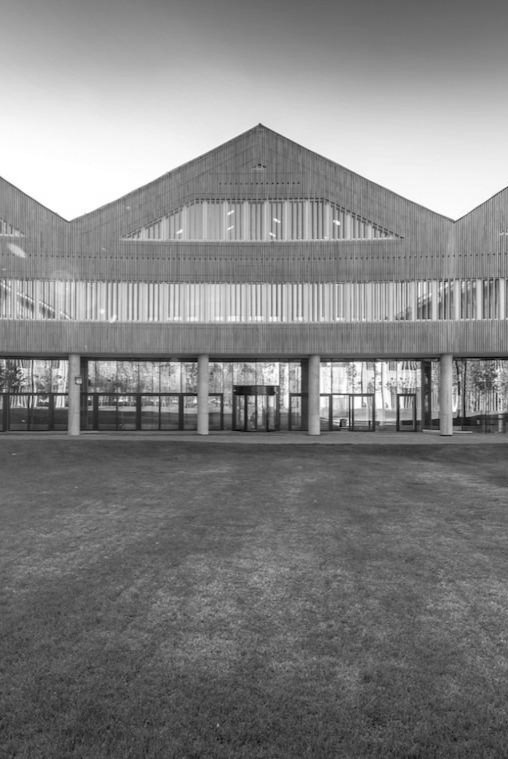
#> input picture seminars/seminar-4/sk_campus_img.jpg, 508 x 759 px
$ jupyter execute --allow-errors seminar-4.ipynb
#> lines starting #> are read from the running program, lines starting #| are printed output that depends on the picture
[cell 1]
import numpy as np
import matplotlib.pyplot as plt
import seaborn as sns
from PIL import Image

## Outline

1. Four Fundamental Subspaces<br>
2. Skeleton decomposition
3. Low-rank Approximation
4. SVD and its Applications<br>
    4.1 Geometric interpretation <br>
    4.2 Image Reconstruction <br>

## Four Fundamental Subspaces

Let
$$A = \begin{bmatrix} 1 & -1 \\ 2 & 1 \\ -1 & 3 \end{bmatrix}$$

1. Find the column space $\text{col}(A)$ and null space $\text{null}(A)$ of $A$.
2. Determine if $\vec{b} = \begin{bmatrix} 1 \\ 2 \\ 3 \end{bmatrix} \in \text{col}(A)$.
3. Determine if $\vec{u} = \begin{bmatrix} 1 \\ 1 \end{bmatrix} \in \text{null}(A)$.

[cell 2]
def swap(matrix, row1, row2):
    """Swap two rows in a matrix."""
    matrix[[row1, row2]] = matrix[[row2, row1]]
    return matrix

def scale(matrix, row, scalar):
    """Multiply all entries in a specified row by a scalar."""
    matrix[row] *= scalar
    return matrix

def replace(matrix, row1, row2, scalar):
    """Replace a row by itself plus a scalar multiple of another row."""
    matrix[row1] += scalar * matrix[row2]
    return matrix

[cell 3]
M = np.array([[1, -1, 0], [2, 1, 0], [-1, 3, 0]], dtype=float)

[cell 4]
M1 = replace(M.copy(), 1, 0, -2)
M2 = replace(M1, 2, 0, 1)
M3 = scale(M2, 1, 1/3)
M4 = replace(M3, 2, 1, -2)

print("Reduced Matrix M4:")
print(M4)

[cell 5]
M_augm = np.array([[1, -1, 1], [2, 1, 2], [-1, 3, 1]], dtype=float)
M

[cell 6]
# Row Reduction Example
M1 = replace(M_augm.copy(), 1, 0, -2)
M2 = replace(M1, 2, 0, 1)
M3 = scale(M2, 1, 1/3)
M4 = replace(M3, 2, 1, -2)
M4

$$A = \begin{bmatrix} 1 & -1 \\ 2 & 1 \\ -1 & 3 \end{bmatrix} \sim
\begin{bmatrix} 1 & -1 \\ 0 & 3 \\ 0 & 2 \end{bmatrix} \sim
\begin{bmatrix} 1 & -1 \\ 0 & 1 \\ 0 & 0 \end{bmatrix} \sim
\begin{bmatrix} 1 & 0 \\ 0 & 1 \\ 0 & 0 \end{bmatrix} $$

$\mathrm{im}(A) = \mathrm{col}(A) = \mathrm{span}\left\{ \begin{bmatrix} 1 \\ 2 \\ -1 \end{bmatrix}, \begin{bmatrix} -1 \\ 1 \\ 3 \end{bmatrix} \right\}$

$\mathrm{im}(A^T) =  \mathrm{col}(A^T) = \mathrm{span}\left\{ \begin{bmatrix} 1 \\ 0 \end{bmatrix}, \begin{bmatrix} 0 \\ 1 \end{bmatrix} \right\}$

$\mathrm{ker}(A) = \mathrm{null}(A) = \{ 0 \}$

$\mathrm{ker}(A^T) = \mathrm{null}(A^T) =  \mathrm{span}\left\{ \begin{bmatrix} 0 \\ 0 \\ 1 \end{bmatrix} \right\}$

## Skeleton decomposition

$$A = \sum_{\alpha = 1}^r U_{\alpha} V_{\alpha}^T$$

##Low-rank Approximation

[cell 7]
img = Image.open('./sk_campus_img.jpg').convert('L')
img_array = np.array(img)
original_shape = img_array.shape
#> original_shape = (759, 508)

plt.figure(figsize=(8, 4))
plt.imshow(img_array, cmap='gray')
plt.title("Original Image")
plt.axis('off')
plt.show()

[cell 8]
U, S, Vt = np.linalg.svd(img_array, full_matrices=False)  # economy SVD
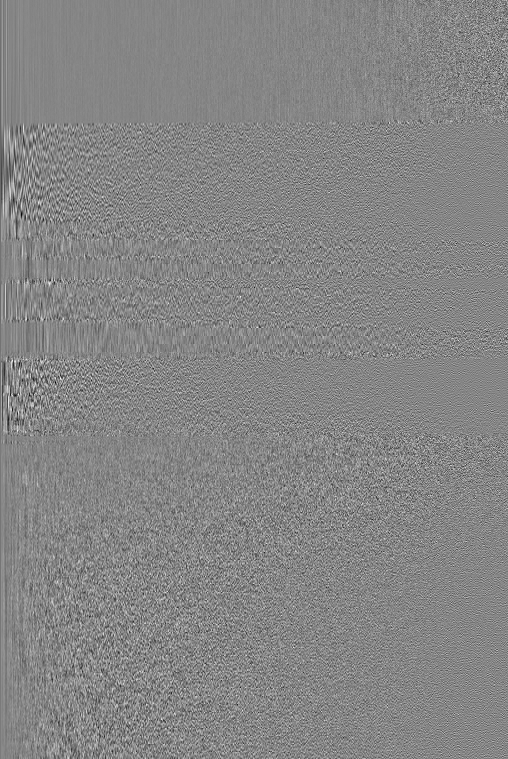
#> U: shape (759, 508) float64; min -0.246, max 0.223, mean -6.75e-05; drawn with min black and max white
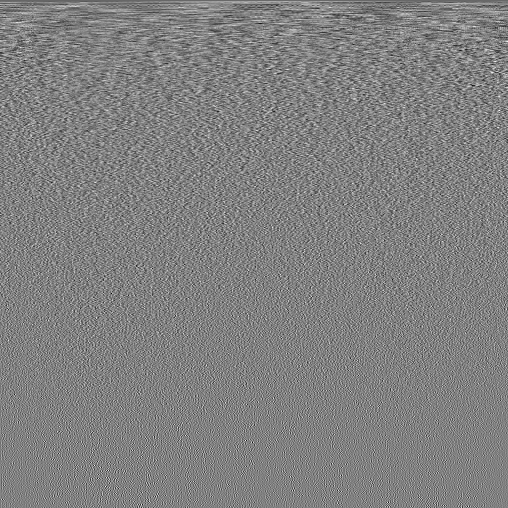
#> Vt: shape (508, 508) float64; min -0.231, max 0.225, mean -8.6e-05; drawn with min black and max white
#> S = 508 values, max 85358 at index 0, min 2.3 at index 507, mean 424.6
U.shape, S.shape, Vt.shape
#> Out = ((759, 508), (508,), (508, 508))

[cell 9]
plt.figure(figsize=(12, 4))

plt.subplot(1, 2, 1)
plt.semilogy(S / S[0])
plt.xlabel(r"$k$")
plt.ylabel(r"$\sigma_k / \sigma_1$")
plt.title(r"$\sigma_k / \sigma_1$")
plt.grid()


cumulative_energy = np.cumsum(S**2) / np.sum(S**2)
#> cumulative_energy = 508 values from 0.965 to 1
plt.subplot(1, 2, 2)
plt.plot(cumulative_energy)
plt.xlabel(r"$k$")
plt.ylabel(r"Cumulative Energy")
plt.title(r"$(\sum_{i=1}^k \sigma_i) / \sum_{i=0}^n \sigma_i)$")
plt.grid()

plt.show()
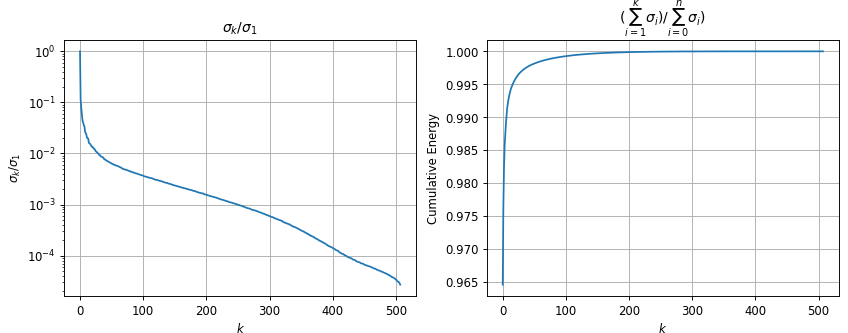
#> figure drawn by matplotlib, 2 panels; panel 1: curve peaks at x = 0, y = 1; panel 2: curve peaks at x = 507, y = 1

[cell 10]
def reconstruct_image(k):
    return (U[:, :k] @ np.diag(S[:k]) @ Vt[:k, :])

[cell 11]
ranks = [5, 20, 50, 100, original_shape[1]]
#> ranks = [5, 20, 50, 100, 508]
plt.figure(figsize=(15, 5))

for i, rank in enumerate(ranks, 1):
    plt.subplot(1, len(ranks), i)
    recon_img = reconstruct_image(rank)
    plt.imshow(recon_img, cmap='gray')
    plt.title(f'Rank {rank}') if rank!= original_shape[1] else plt.title(f'Original Image')
    plt.axis('off')
#> this loop made 5 passes
#> pass 1, `recon_img = reconstruct_image(rank)`:
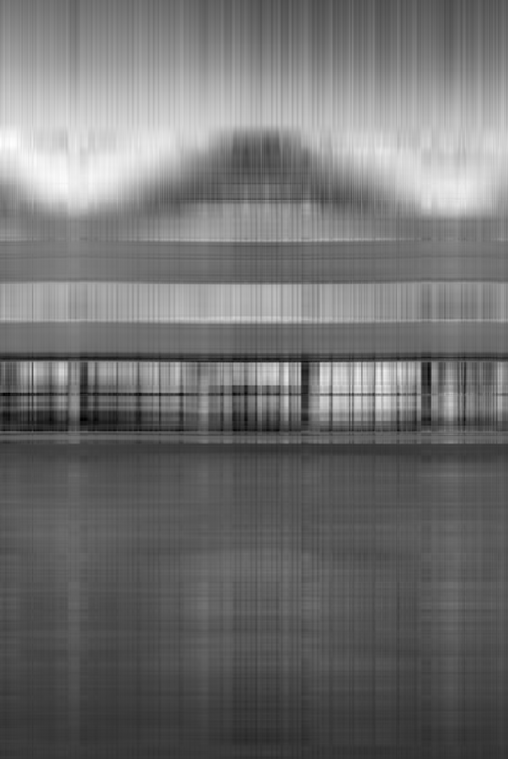
#> recon_img: shape (759, 508) float64; min 6.55, max 285.1, mean 130.1; drawn with min black and max white
#> pass 2, `recon_img = reconstruct_image(rank)`:
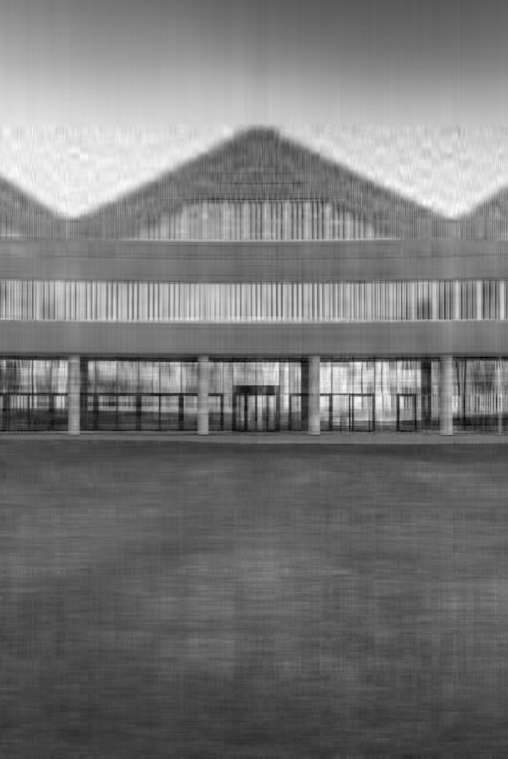
#> recon_img: shape (759, 508) float64; min 0.0851, max 277.4, mean 130.1; drawn with min black and max white

plt.suptitle("Low-Rank Approximations of Image")
plt.show()
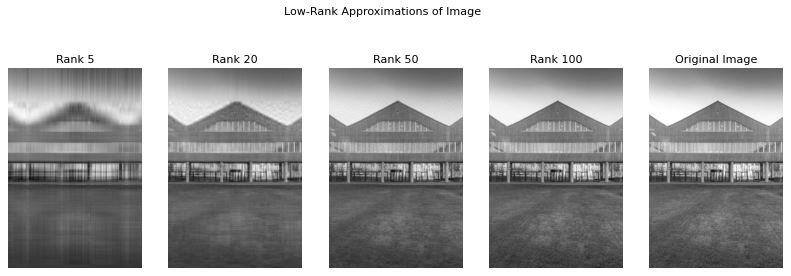
#> figure drawn by matplotlib, 5 panels

## SVD and its Applications

Singular Value Decomposition (SVD) is a versatile tool in numerical linear algebra, implemented in many programming languages, typically relying on the LAPACK (Linear Algebra Package) library written in Fortran for its underlying computations.

### Geometric interpretation

[cell 12]
def plot_transformed_circle_and_vectors(A, plot_singular_vectors=False, singular_values=None, singular_vectors=None,
                                        circle_color='black', vector_colors=['blue', 'deeppink'],
                                        singular_vector_colors=['red', 'green'],
                                        singular_labels=[r'$\sigma_1 u_1$', r'$\sigma_2 u_2$'],
                                        label_offset=0.2, xlim=(-8, 8), ylim=(-8, 8)):
#> called with A = array of shape (2, 2), plot_singular_vectors = False, circle_color = 'black', label_offset = 0.2, xlim = (-1.5, 1.5), ylim = (-1.5, 1.5)
    theta = np.linspace(0, 2 * np.pi, 300)
    unit_circle = np.vstack((np.cos(theta), np.sin(theta)))

    transformed_circle = A @ unit_circle

    plt.plot(transformed_circle[0, :], transformed_circle[1, :], color=circle_color, alpha=0.5)

    e1_transformed = A @ np.array([1, 0])
    e2_transformed = A @ np.array([0, 1])

    for i, vec in enumerate([e1_transformed, e2_transformed]):
        color = vector_colors[i]
        plt.quiver(0, 0, vec[0], vec[1], angles='xy', scale_units='xy', scale=1, color=color)

    if plot_singular_vectors and singular_values is not None and singular_vectors is not None:
        for i, (sigma, vec) in enumerate(zip(singular_values, singular_vectors.T)):
            vec_scaled = sigma * vec
            color = singular_vector_colors[i]
            label = singular_labels[i]
            plt.quiver(0, 0, vec_scaled[0], vec_scaled[1], angles='xy', scale_units='xy', scale=1, color=color)
            plt.text(vec_scaled[0] * (1 + label_offset), vec_scaled[1] * (1 + label_offset), label, color=color, fontsize=12)

    plt.axvline(x=0, color='black', lw=1)
    plt.axhline(y=0, color='black', lw=1)
    plt.xlabel('x')
    plt.ylabel('y')
    plt.gca().set_aspect('equal', adjustable='box')
    plt.xlim(xlim)
    plt.ylim(ylim)

[cell 13]
A = np.array([[1, 3], [4, 5]])

U, D, Vt = np.linalg.svd(A)

print('Unit circle (before transformation):')
plot_transformed_circle_and_vectors(np.eye(2), xlim=(-1.5, 1.5), ylim=(-1.5, 1.5))
plt.show()
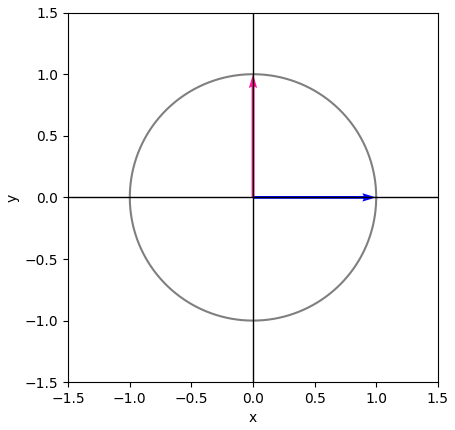
#> figure drawn by matplotlib, 1 panel

print('1st rotation by V (right singular vectors):')
plot_transformed_circle_and_vectors(Vt.T, xlim=(-1.5, 1.5), ylim=(-1.5, 1.5))
plt.show()

print('Scaling by D:')
scaling_matrix = np.diag(D) @ Vt
plot_transformed_circle_and_vectors(scaling_matrix, xlim=(-8, 8), ylim=(-8, 8))
plt.show()
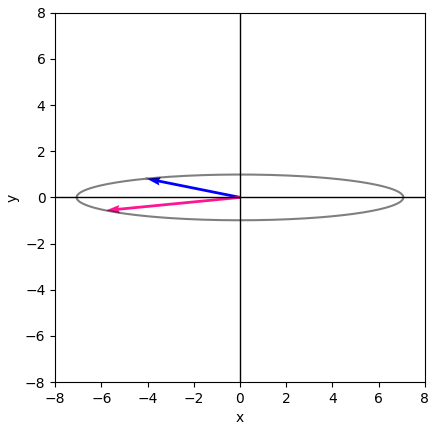
#> figure drawn by matplotlib, 1 panel

print('2nd rotation by U (final transformation by A):')
final_transformation = U @ np.diag(D) @ Vt
plot_transformed_circle_and_vectors(final_transformation, xlim=(-8, 8), ylim=(-8, 8))
plt.show()
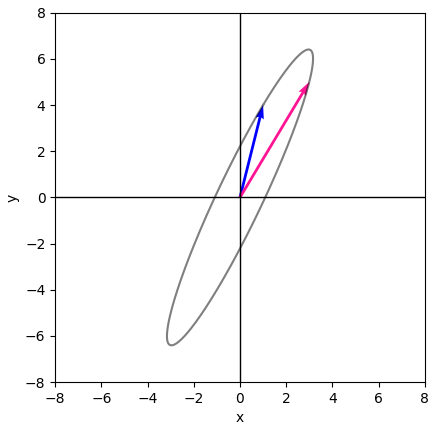
#> figure drawn by matplotlib, 1 panel

[cell 14]
A = np.array([[1, 3], [4, 5]])

U, D, Vt = np.linalg.svd(A)

print("Transformed unit circle, basis vectors, and singular vectors:")
plot_transformed_circle_and_vectors(A,
                                    plot_singular_vectors=True,
                                    singular_values=D,
                                    singular_vectors=U,
                                    singular_labels=[r'$\sigma_1 u_1$', r'$\sigma_2 u_2$'])
plt.show()
